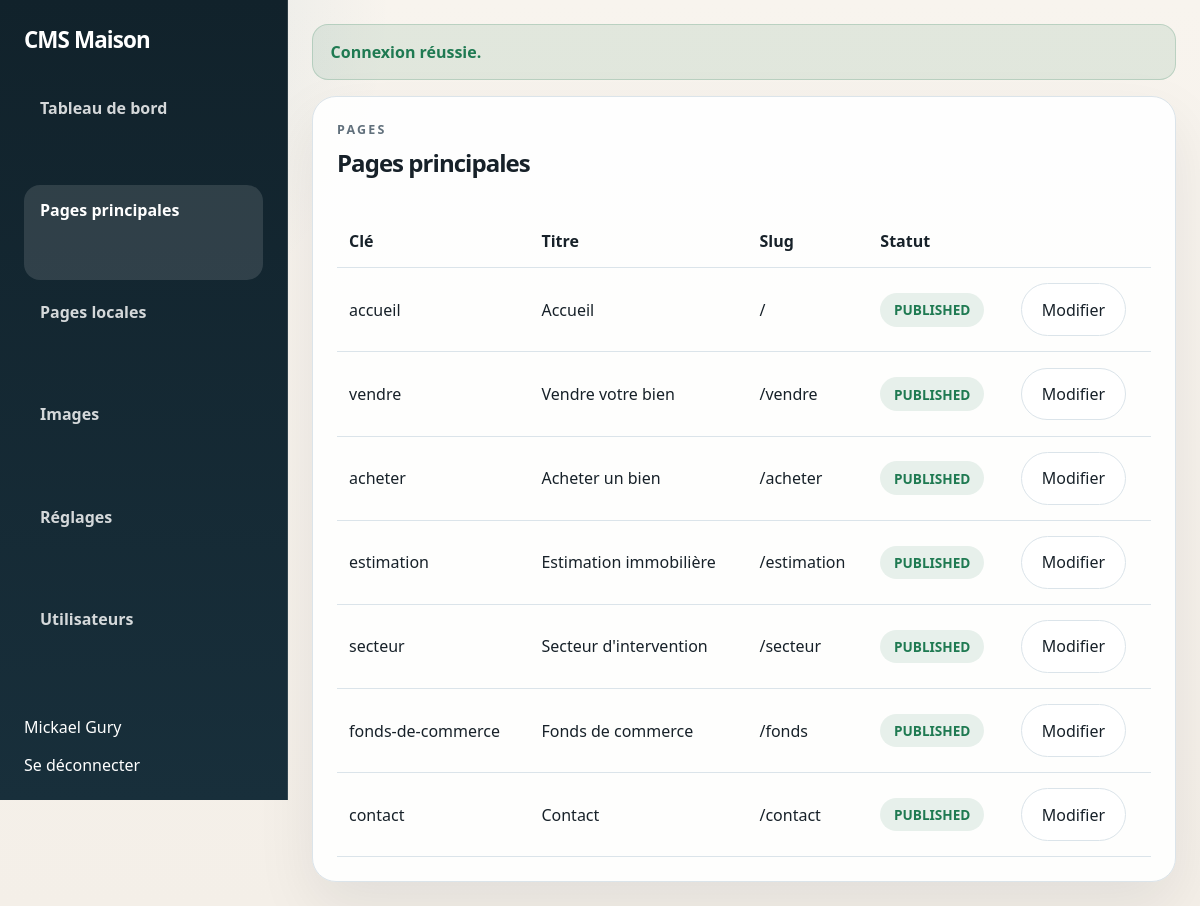
/ovh/admin/pages.php (signed in), run on the app's committed database.
### tables this page shows
CREATE TABLE IF NOT EXISTS cms_pages (
  id INT UNSIGNED NOT NULL AUTO_INCREMENT,
  page_type ENUM('main', 'local') NOT NULL,
  page_key VARCHAR(100) DEFAULT NULL,
  slug VARCHAR(255) NOT NULL,
  title VARCHAR(255) NOT NULL,
  meta_description TEXT NOT NULL,
  is_indexable TINYINT(1) NOT NULL DEFAULT 1,
  h1 VARCHAR(255) NOT NULL,
  hero_title VARCHAR(255) NOT NULL,
  hero_subtitle LONGTEXT NOT NULL,
  hero_image VARCHAR(255) DEFAULT NULL,
  hero_image_alt VARCHAR(255) DEFAULT NULL,
  intro_html LONGTEXT NOT NULL,
  sections_json LONGTEXT NOT NULL,
  cta_title VARCHAR(255) NOT NULL,
  cta_text LONGTEXT NOT NULL,
  cta_button_label VARCHAR(150) NOT NULL,
  cta_button_url VARCHAR(255) NOT NULL,
  city VARCHAR(150) DEFAULT NULL,
  local_page_type VARCHAR(150) DEFAULT NULL,
  local_advantages_json LONGTEXT DEFAULT NULL,
  nearby_cities_json LONGTEXT DEFAULT NULL,
  status ENUM('draft', 'published') NOT NULL DEFAULT 'draft',
  published_at DATETIME DEFAULT NULL,
  created_at DATETIME NOT NULL DEFAULT CURRENT_TIMESTAMP,
  updated_at DATETIME NOT NULL DEFAULT CURRENT_TIMESTAMP ON UPDATE CURRENT_TIMESTAMP,
  PRIMARY KEY (id),
  UNIQUE KEY uniq_cms_pages_slug (slug),
  UNIQUE KEY uniq_cms_pages_page_key (page_key)
);

### ovh/app/bootstrap.php (called while the page is built, shortened)
<?php
function cms_load_env(string $path): array
{
    if (!is_file($path)) {
        return [];
    }
    $values = [];
    return $values;
}
function cms_config(): array
{
    static $config = null;
    if ($config !== null) {
        return $config;
    }
    $root = dirname(__DIR__);
    $env = cms_load_env($root . '/.env');
    $get = static function (string $key, ?string $default = null) use ($env): ?string {
        $value = $_ENV[$key] ?? $_SERVER[$key] ?? $env[$key] ?? $default;
        return $value === null ? null : trim($value);
    };
    $config = [
        'root' => $root,
        'app_env' => $get('APP_ENV', 'production'),
        'app_url' => rtrim((string) $get('APP_URL', ''), '/'),
        'db_host' => (string) $get('DB_HOST', '127.0.0.1'),
        'db_port' => (int) $get('DB_PORT', '3306'),
        'db_name' => (string) $get('DB_NAME', ''),
        'db_user' => (string) $get('DB_USER', ''),
        'db_password' => (string) $get('DB_PASSWORD', ''),
        'session_cookie_name' => (string) $get('SESSION_COOKIE_NAME', 'immobilier_auxois_admin'),
        'upload_dir' => trim((string) $get('UPLOAD_DIR', 'uploads/cms'), '/'),
        'upload_public_base' => '/' . trim((string) $get('UPLOAD_PUBLIC_BASE', '/uploads/cms'), '/'),
        'install_token' => (string) $get('INSTALL_TOKEN', ''),
    ];
    return $config;
}
function cms_bootstrap_session(): void
{
    $config = cms_config();
    if (session_status() === PHP_SESSION_ACTIVE) {
        return;
    }
}
function cms_db(): PDO
{
    $config = cms_config();
    $dsn = sprintf('mysql:host=%s;port=%d;dbname=%s;charset=utf8mb4', $config['db_host'], $config['db_port'], $config['db_name']);
    $pdo = new PDO($dsn, $config['db_user'], $config['db_password'], [
        PDO::ATTR_ERRMODE => PDO::ERRMODE_EXCEPTION,
        PDO::ATTR_DEFAULT_FETCH_MODE => PDO::FETCH_ASSOC,
        PDO::ATTR_EMULATE_PREPARES => false,
        PDO::MYSQL_ATTR_MULTI_STATEMENTS => true,
    ]);
    return $pdo;
}
function cms_h(?string $value): string
{
    return htmlspecialchars((string) $value, ENT_QUOTES, 'UTF-8');
}
function cms_base_url(): string
{
    $appUrl = cms_config()['app_url'] ?? '';
    $path = parse_url($appUrl, PHP_URL_PATH);
    if (!is_string($path)) {
        return '';
    }
    $path = trim($path, '/');
    return $path === '' ? '' : '/' . $path;
}
function cms_url(string $path = '/'): string
{
    $base = cms_base_url();
    $normalized = '/' . ltrim($path, '/');
    return ($base === '' ? '' : $base) . ($normalized === '/' ? '/' : $normalized);
}
function cms_main_page_defaults(): array
{
    return [
        'accueil' => ['page_key' => 'accueil', 'page_type' => 'main', 'slug' => '/', 'title' => 'Accueil'],
        'vendre' => ['page_key' => 'vendre', 'page_type' => 'main', 'slug' => '/vendre', 'title' => 'Vendre votre bien'],
        'acheter' => ['page_key' => 'acheter', 'page_type' => 'main', 'slug' => '/acheter', 'title' => 'Acheter'],
        'estimation' => ['page_key' => 'estimation', 'page_type' => 'main', 'slug' => '/estimation', 'title' => 'Estimation'],
        'secteur' => ['page_key' => 'secteur', 'page_type' => 'main', 'slug' => '/secteur', 'title' => 'Secteur'],
        'fonds-de-commerce' => ['page_key' => 'fonds-de-commerce', 'page_type' => 'main', 'slug' => '/fonds', 'title' => 'Fonds de commerce'],
        'contact' => ['page_key' => 'contact', 'page_type' => 'main', 'slug' => '/contact', 'title' => 'Contact'],
    ];
}
function cms_main_pages(): array
{
    $defaults = cms_main_page_defaults();
    $statement = cms_db()->query("SELECT id, page_key, slug, title, status, updated_at FROM cms_pages WHERE page_type = 'main'");
    $rows = $statement->fetchAll();
    $byKey = [];
    foreach ($rows as $row) {
        $byKey[$row['page_key']] = $row;
    }
    $result = [];
    foreach ($defaults as $key => $default) {
        $row = $byKey[$key] ?? [];
        $result[] = array_merge($default, $row);
    }
    return $result;
}
require_once __DIR__ . '/views.php';

### ovh/admin/pages.php (the view, shortened to what this page needs)
<?php
require dirname(__DIR__) . '/app/bootstrap.php';
$pages = cms_main_pages();
?>
<section class="panel">
  <div class="panel-head compact">
    <div>
      <p class="eyebrow">Pages</p>
      <h1>Pages principales</h1>
    </div>
  </div>
  <div class="table-wrap">
    <table class="admin-table">
      <thead>
        <tr>
          <th>Clé</th>
          <th>Titre</th>
          <th>Slug</th>
          <th>Statut</th>
          <th></th>
        </tr>
      </thead>
      <tbody>
        <?php foreach ($pages as $page): ?>
          <tr>
            <td><?= cms_h((string) $page['page_key']) ?></td>
            <td><?= cms_h((string) $page['title']) ?></td>
            <td><?= cms_h((string) $page['slug']) ?></td>
            <td><span class="status-badge status-<?= cms_h((string) ($page['status'] ?? 'draft')) ?>"><?= cms_h((string) ($page['status'] ?? 'draft')) ?></span></td>
            <td><a class="secondary-button" href="<?= cms_h(cms_url('/admin/page-edit?page_key=' . urlencode((string) $page['page_key']))) ?>">Modifier</a></td>
          </tr>
        <?php endforeach; ?>
      </tbody>
    </table>
  </div>
</section>

### ovh/assets/admin.css (style rules this page uses)
:root { --bg: #f4efe8; --panel: #ffffff; --ink: #172129; --muted: #61707c; --border: #dbe4ea; --accent: #16658a; --accent-strong: #114e6a; --danger: #b23d4d; --success: #1f7a52; --shadow: 0 24px 60px rgba(18, 26, 34, 0.08); font-family: Manrope, 'Segoe UI', sans-serif; }
* { box-sizing: border-box; }
body { margin: 0; color: var(--ink); background: radial-gradient(circle at top left, rgba(22, 101, 138, 0.15), transparent 26%), linear-gradient(180deg, #f8f4ee 0%, var(--bg) 100%); }
.admin-shell { min-height: 100vh; display: grid; grid-template-columns: 18rem minmax(0, 1fr); }
.panel, .stat-panel, .login-card, .media-card { background: rgba(255,255,255,0.92); border: 1px solid var(--border); border-radius: 1.5rem; box-shadow: var(--shadow); }
.panel { padding: 1.5rem; }
.panel-head { display: flex; align-items: start; justify-content: space-between; gap: 1rem; margin-bottom: 1.25rem; }
.panel-head.compact { margin-bottom: 1rem; }
.eyebrow { margin: 0 0 0.5rem; text-transform: uppercase; font-size: 0.78rem; letter-spacing: 0.18em; font-weight: 800; color: var(--muted); }
h1, h2, h3, p { margin-top: 0; }
h1, h2, h3 { letter-spacing: -0.04em; }
.primary-button, .secondary-button, .ghost-button, .danger-button, .danger-link { display: inline-flex; align-items: center; justify-content: center; gap: 0.5rem; text-decoration: none; border-radius: 999px; padding: 0.9rem 1.25rem; font-weight: 800; border: 0; cursor: pointer; font: inherit; }
.secondary-button { background: white; color: var(--ink); border: 1px solid var(--border); }
.status-badge { display: inline-flex; align-items: center; gap: 0.4rem; border-radius: 999px; padding: 0.45rem 0.85rem; font-size: 0.85rem; font-weight: 800; text-transform: uppercase; }
.status-published { background: rgba(31, 122, 82, 0.1); color: var(--success); }
.table-wrap { overflow: auto; }
.admin-table { width: 100%; border-collapse: collapse; }
.admin-table th, .admin-table td { padding: 0.95rem 0.75rem; border-bottom: 1px solid var(--border); text-align: left; }

### data on the page
cms_pages: page_key "accueil", title "Accueil", slug "/", status "PUBLISHED"
cms_pages: page_key "vendre", title "Vendre votre bien", slug "/vendre", status "PUBLISHED"
cms_pages: page_key "acheter", title "Acheter un bien", slug "/acheter", status "PUBLISHED"
cms_pages: page_key "estimation", title "Estimation immobilière", slug "/estimation", status "PUBLISHED"
cms_pages: page_key "secteur", title "Secteur d'intervention", slug "/secteur", status "PUBLISHED"
cms_pages: page_key "fonds-de-commerce", title "Fonds de commerce", slug "/fonds", status "PUBLISHED"
cms_pages: page_key "contact", title "Contact", slug "/contact", status "PUBLISHED"

### other printed values
cms_h($label) "Tableau de bord"
cms_h($label) "Pages principales"
cms_h($label) "Pages locales"
cms_h($label) "Images"
cms_h($label) "Réglages"
cms_h($label) "Utilisateurs"
cms_h((string) ($admin['name'] ?? '')) "Mickael Gury"
cms_h($flash['message']) "Connexion réussie."
